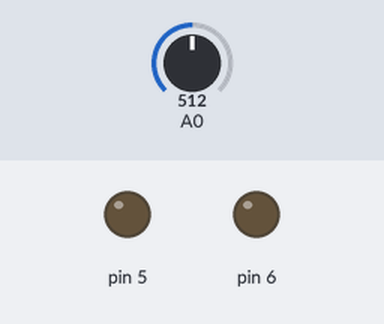
Bench run of a sketch on a simulated Arduino Uno, built with avr-gcc and run on an emulated ATmega328P. Parts: output pins drawn as LEDs (lit = HIGH). The test bench sets the inputs (shaded band); at power-on: A0 = 512.

Above: at 1.2 s.
1.3 s: A0 set to 208
2.8 s: A0 set to 185
At 3.1 s:
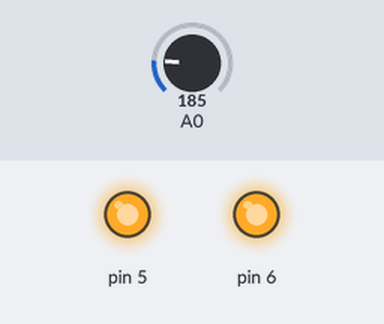
4.3 s: A0 set to 210
At 5.4 s:
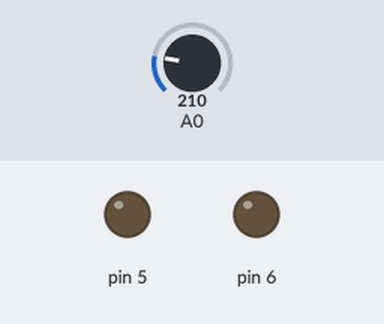
5.8 s: A0 set to 190
At 6.9 s:
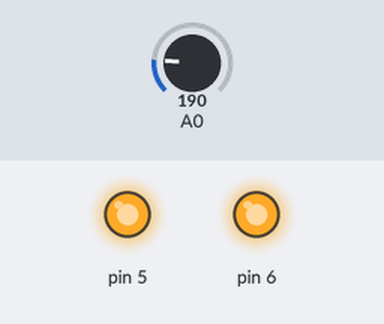
Timing chart, 0 to 8.3 s (numbered marks = the images above; inputs shaded):
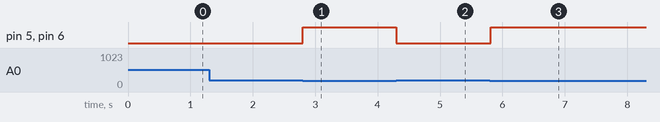

Measured:
- the behaviour switches between 201 and 200 on A0 (found by bisection; images 0 and 1)
- after the input at 1.3 s, every drawn part: stays the same
- after the input at 2.8 s, pin 5, pin 6: LOW → HIGH at once
- after the input at 4.3 s, pin 5, pin 6: HIGH → LOW at once
- after the input at 5.8 s, pin 5, pin 6: LOW → HIGH at once

The sketch:

Project_Water_Level_Indicator_Buzzer_LED.ino
```cpp
// C++ code
//
int sensorValue = 0;

void setup()
{
  pinMode(A0, INPUT);
  pinMode(5, OUTPUT);
  pinMode(6, OUTPUT);
}

void loop()
{
  sensorValue = analogRead(A0);
  if (sensorValue <= 200) {
    digitalWrite(5, HIGH);
    digitalWrite(6, HIGH);
  } else {
    digitalWrite(5, LOW);
    digitalWrite(6, LOW);
  }
  delay(10); // Delay a little bit to improve simulation performance
}
```
